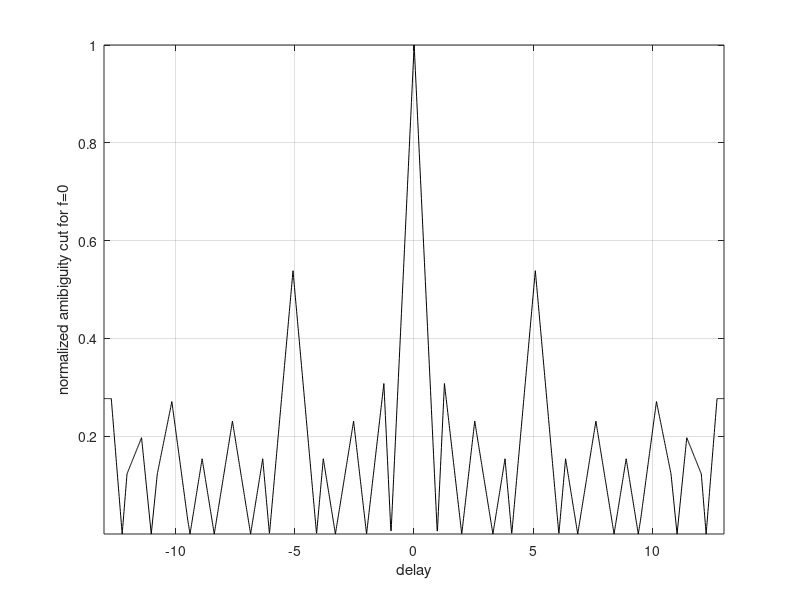
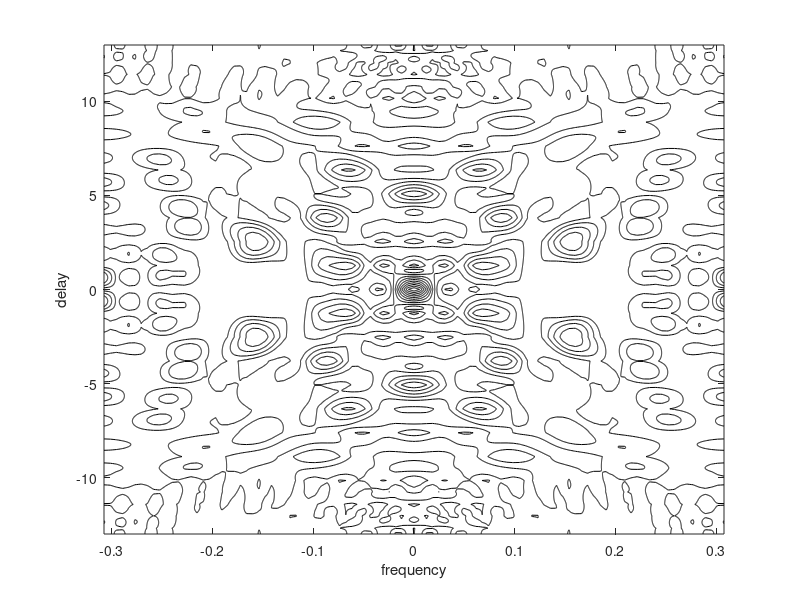
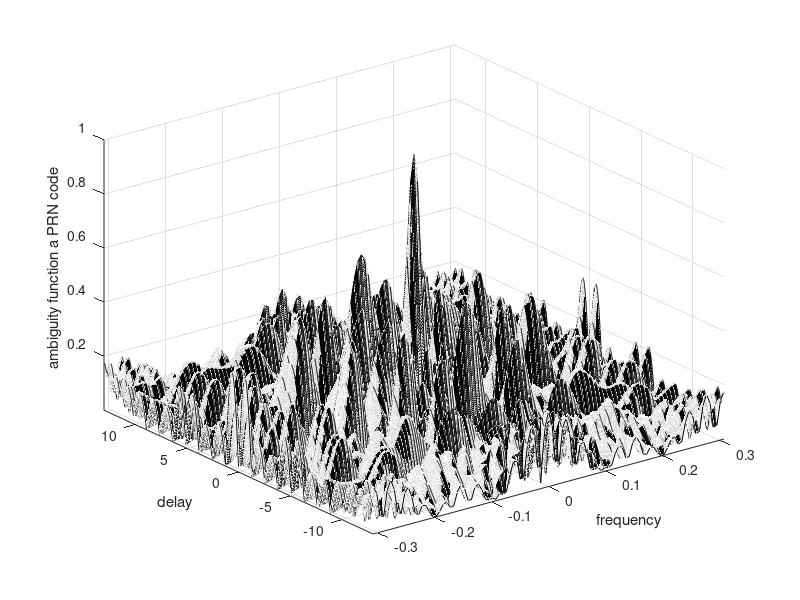

Source code (MATLAB) for these figures, in order:
%% CODE for ambiguity function through fft
%%% source: http://maxwell.sze.hu/~ungert/Radiorendszerek_satlab/Segedanyagok/Ajanlott_irodalom/matlab_simulations_for_radar_systems_design_(cuppy).pdf
%%% page: 247/686

%%% source: https://www.ocf.berkeley.edu/~marsy/resources/gnss/A%20Software-Defined%20GPS%20and%20Galileo%20Receiver.pdf
%%% page: 83/185

%%% https://it.mathworks.com/help/satcom/ug/gps-receiver-acquisition-and-tracking-using-ca-code.html#mw_rtc_GPSReceiverAcquisitionTrackingUsingCACodeExample_M_D89C4FA1


%%% Note: the code calc the ambiguity function between the same sequence:
%%%       Modify v or u and adapt to handle PRN and signal
uinput=[1 -1 1 -1 1 1 1 -1 1 1 1 -1 1];

%%%%%%%%%%%%%%%%%
% parallel code phase search acquisition
%   circular cross correlation between the input and the
%   PRN code without shifted code phase
%%%%%%%%%%%%%%%%%


% Compute and plot the ambiguity function for a PRN code
% Compute the ambiguity function by utilizing the FFT
% through combining multiple range cuts
% OUTPUT: ambig
N = size(uinput,2);
tau = N;
PRN = uinput;
samp_num = size(PRN,2) * 100;
n = ceil(log(samp_num) / log(2));
nfft = 2^n;
u(1:nfft) = 0;
j = 0;
for index = 1:100:samp_num
 index;
 j = j+1;
 u(index:index+100-1) = PRN(j);
end
% set-up the array v
v = u;
delay = linspace(0,5*tau,nfft); %delay of 0 - half PRN
freq_del = 8 / tau /100; %100 freq shift?
j = 0;
vfft = fft(v,nfft); %fft primo segnale, v = segnale in ingresso
% u = PRN locale
for freq = -4/tau:freq_del:4/tau %fdoppler
 j = j+1;
 exf = exp(sqrt(-1) * 2. * pi * freq .* delay);
 u_times_exf = u .* exf;
 ufft = fft(u_times_exf,nfft);
 prod = ufft .* conj(vfft);
 ambig(:,j) = fftshift(abs(ifft(prod))');
end
freq = -4/tau:freq_del:4/tau;
delay = linspace(-N,N,nfft);
figure(10)
mesh(freq,delay,ambig ./ max(max(ambig)))
colormap([.5 .5 .5])
colormap(gray)
axis tight
xlabel('frequency')
ylabel('delay')
zlabel('ambiguity function a PRN code')
figure(2)
plot(delay,ambig(:,51)/(max(max(ambig))),'k')
xlabel('delay')
ylabel('normalized amibiguity cut for f=0')
grid
axis tight
figure(3)
contour(freq,delay,ambig ./ max(max(ambig)))
axis tight
colormap([.5 .5 .5])
colormap(gray)
xlabel('frequency')
ylabel('delay')